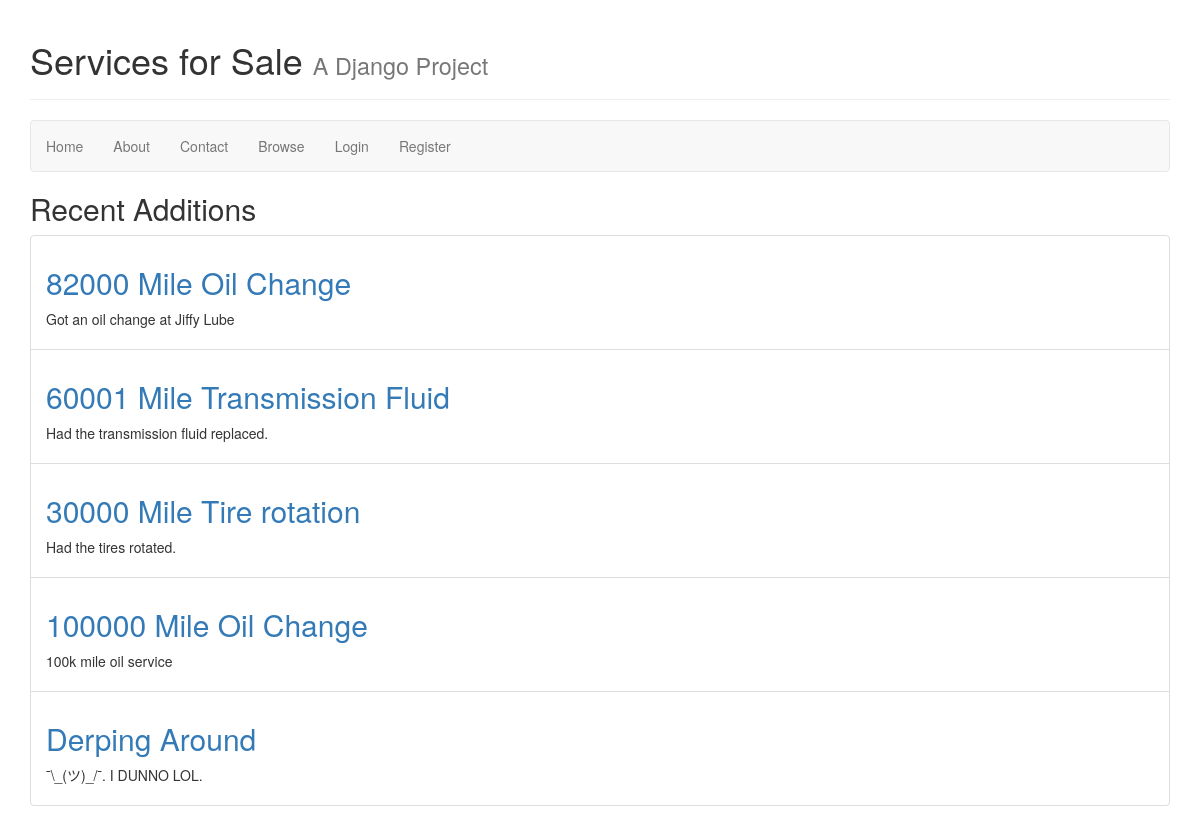
The app's page /, older data.
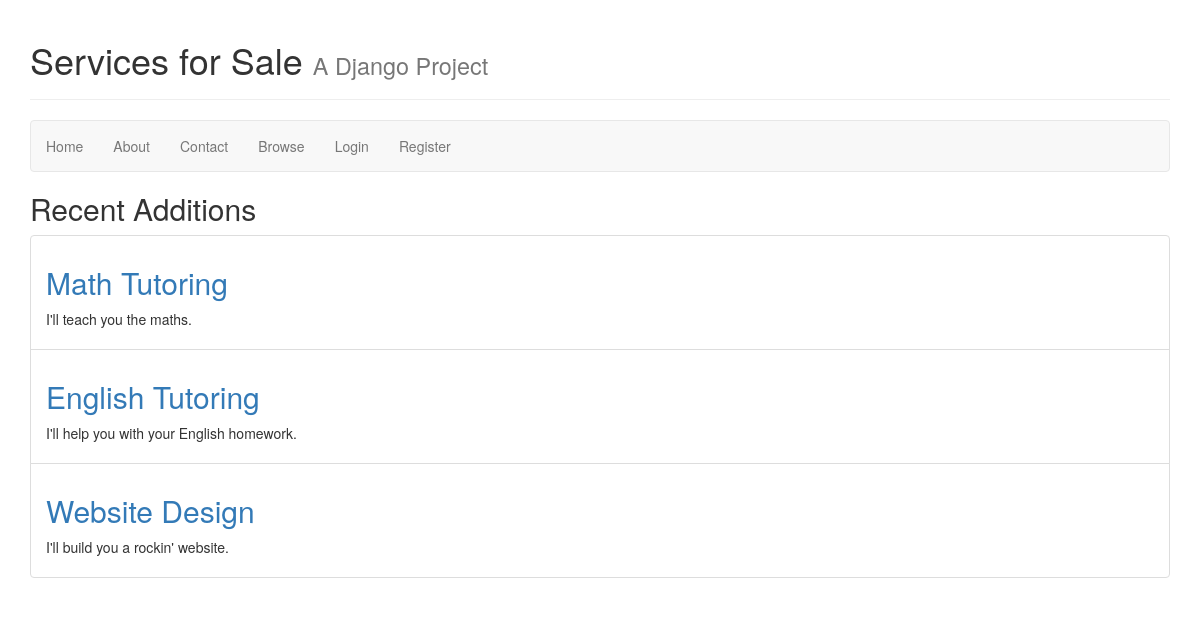
The same page, newer data.
### collection/models.py (models this page shows)
class Service(models.Model):
    name = models.CharField(max_length=255)
    description = models.TextField()
    slug = models.SlugField(unique=True)
    user = models.OneToOneField(User, blank=True, null=True)

### collection/views.py (the view)
# urls.py: url(r'^$', 'collection.views.index', name='home'),
def index(request):
    services = Service.objects.all()
    return render(request, 'index.html', {
            'services' : services,
        })

### collection/templates/index.html (shortened to what this page needs)
{% extends 'layouts/base.html' %}
{% block content %}
<h2>Recent Additions</h2>
<ul class="list-group">
{% for service in services %}
<li class="list-group-item">
<h2><a href="{% url 'service_detail' slug=service.slug %}">{{ service.name }}</a></h2>
<p>{{ service.description }}</p>
</li>
{% endfor %}
</ul>
{% endblock %}

### collection/templates/layouts/base.html (shortened to what this page needs)
{% load staticfiles %}
<html>
<head>
    <link rel="stylesheet" href="https://maxcdn.bootstrapcdn.com/bootstrap/3.3.5/css/bootstrap.min.css">
    <link rel="stylesheet" href="{% static 'css/style.css' %}" />
</head>
<body>
    <div class="container">
    <header>
        <div class="page-header">
        <h1>Services for Sale <small>A Django Project</small></h1>
        </div>
        <nav class="navbar navbar-default">
            <ul class="nav navbar-nav">
                <li><a href="{% url 'home' %}">Home</a></li>
                <li><a href="{% url 'about' %}">About</a></li>
                <li><a href="{% url 'contact' %}">Contact</a></li>
                <li><a href="{% url 'browse' %}">Browse</a></li>
            {% if user.is_authenticated %}
                <li><a href="{% url 'auth_logout' %}">Logout</a></li>
            {% else %}
                <li><a href="{% url 'auth_login' %}">Login</a></li>
                <li><a href="{% url 'registration_register' %}">Register</a></li>
            {% endif %}
            </ul>
        </nav>
    </header>
    {% block content %}{% endblock %}
    </div>
</body>
</html>

Row changes from the older to the newer data that the page shows:
removed Service: name "82000 Mile Oil Change", description "Got an oil change at Jiffy Lube"
removed Service: name "60001 Mile Transmission Fluid", description "Had the transmission fluid replaced."
removed Service: name "30000 Mile Tire rotation", description "Had the tires rotated."
removed Service: name "100000 Mile Oil Change", description "100k mile oil service"
removed Service: name "Derping Around", description "¯\\_(ツ)_/¯. I DUNNO LOL."
added Service: name "Math Tutoring", description "I'll teach you the maths."
added Service: name "English Tutoring", description "I'll help you with your English homework."
added Service: name "Website Design", description "I'll build you a rockin' website."
